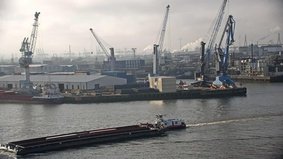
#> input picture sheet2/template.jpg, 283 x 159 px, shrunk from 1920 x 1080 before the run
$ python task1.py
#> lines starting #> are read from the running program, lines starting #| are printed output that depends on the picture
# Gruppe 26
# Laszlo Korte
# Alexander Remmes-Weitz

import os
import numpy as np
from skimage import io, transform
from skimage.color import rgb2gray
from skimage.feature import match_template

import matplotlib.pyplot as plt
from tqdm import tqdm

def main():
	print(os.path.basename(__file__))
	print("".join(open(__file__, 'r').readlines()[0:3]))

	template_name = 'template.jpg'
	panorame_name = 'panorama.jpg'
	template = io.imread(os.path.join(os.path.dirname(__file__), template_name))
#> template is the input picture: shape (159, 283, 3); mean R, G, B 135.3, 134.4, 133.4
	panorama = io.imread(os.path.join(os.path.dirname(__file__), panorame_name))
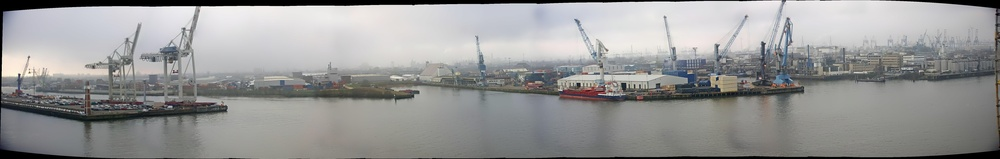
#> input picture sheet2/panorama.jpg, 1000 x 159 px, shrunk from 6784 x 1082 before the run
#> panorama is the input picture: shape (159, 1000, 3); mean R, G, B 150.7, 150.9, 150.4


	template_gray = rgb2gray(template)
	panorama_gray = rgb2gray(panorama)
	template_gray_flipped = np.flip(template_gray,axis=1)
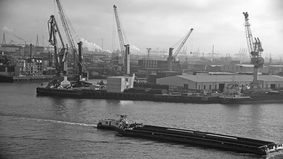
#> template_gray_flipped: shape (159, 283) float64; min 0.0221, max 0.999, mean 0.528

	tpl_height, tpl_width = template_gray.shape
#> tpl_height = 159; tpl_width = 283

	result_a = match_template(panorama_gray, template_gray)
	result_b = match_template(panorama_gray, template_gray_flipped)
	xa, ya = np.unravel_index(np.argmax(result_a), result_a.shape)[::-1]
#> xa = 560; ya = 0
	xb, yb = np.unravel_index(np.argmax(result_b), result_b.shape)[::-1]
#> xb = 475; yb = 0

	fig, ax = plt.subplots(2, 2, figsize=(10,7))
	fig.suptitle("Sheet 2, Task 1: Template matching")

	ax[0, 0].imshow(template_gray, cmap='gray')
	ax[0, 0].set_title(f"Template Image")
	ax[0, 1].imshow(panorama_gray, cmap='gray')
	ax[0, 1].set_title(f"Panorama Image with maximal correlation")
	rect = plt.Rectangle((xa, ya), tpl_width, tpl_height, edgecolor='r', facecolor='none')
	ax[0, 1].add_patch(rect)

	ax[1, 0].imshow(template_gray_flipped, cmap='gray')
	ax[1, 0].set_title(f"Flipped Template")
	ax[1, 1].imshow(panorama_gray, cmap='gray')
	ax[1, 1].set_title(f"Panorama Image with max correlation at wrong position")
	rect = plt.Rectangle((xb, yb), tpl_width, tpl_height, edgecolor='r', facecolor='none')
	ax[1, 1].add_patch(rect)

	fig.tight_layout()
	plt.show()
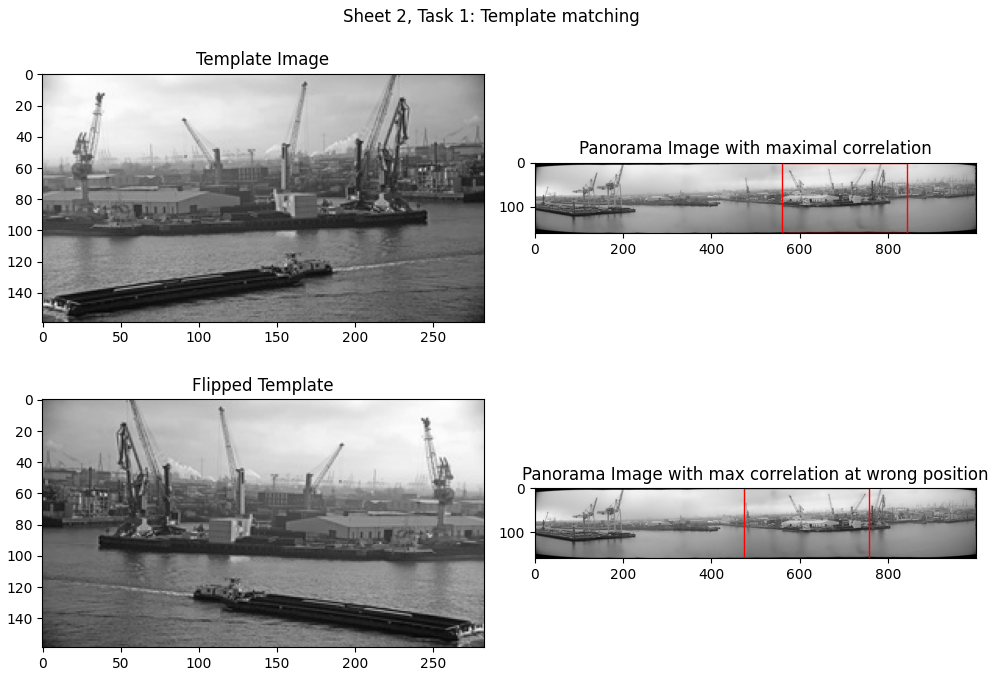
#> figure drawn by matplotlib, 4 panels

if __name__ == '__main__':
	main()
